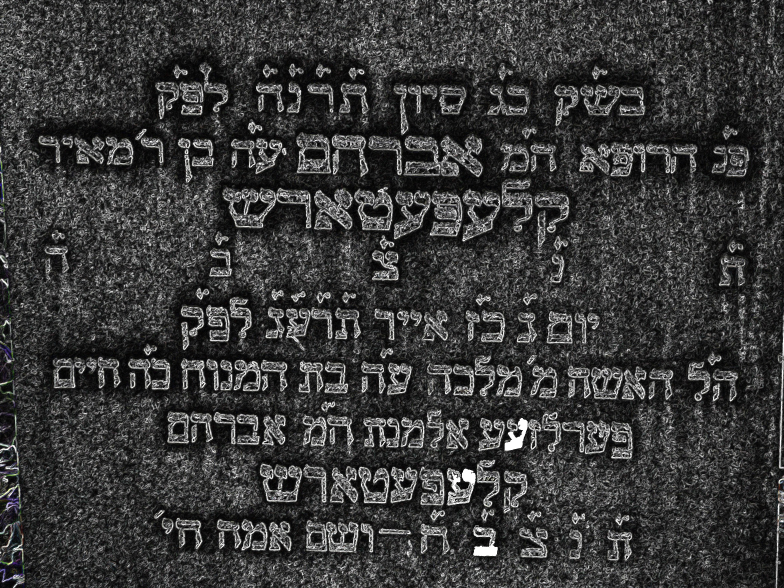
#> input picture image2-63-contours-output3.jpg, 2352 x 1764 px, given in place of test2.jpg, which was not available (shown at 1/3 size)
$ python autmatic_colors_detection.py
#> lines starting #> are read from the running program, lines starting #| are printed output that depends on the picture; pictures that were not available may be replaced by others from this repository, and a replacement may not be noted
#> further down, image is the input picture: shape (1764, 2352, 3); mean B, G, R 57.3, 57.6, 57.5
import cv2
import numpy as np
import os


def create_lut_1d(x, y):
    """Creates a 1D lookup table for given x and y curve points."""
    return np.interp(np.arange(256), x, y).astype(np.uint8)


def apply_curve(image, curve):
    """Applies the given curve (LUT) to each channel of the image."""
    return cv2.LUT(image, curve)


def save_contour_images(image, contours, base_filename):
    """Saves each contour as a separate image."""
    for i, contour in enumerate(contours):
        contour_img = np.zeros_like(image)
        cv2.drawContours(contour_img, [contour], -1, (255, 255, 255), thickness=cv2.FILLED)
        cv2.imwrite(f"{base_filename}-output{i + 1}.jpg", contour_img)


def process_image(image, luts, edge_bounds):
    """Processes the image with different LUTs and edge bounds, finds contours, and saves them."""
    height, width = image.shape[:2]
#> height = 1764; width = 2352
    count = 0
    i = 1
    edges = None
    image_with_contours = None
    print(len(luts))
    for lut in luts:
        output_image = image.copy()
        grid_positions = [(0, 0), (0, width // 2), (height // 2, 0), (height // 2, width // 2)]

        for idx, (start_y, start_x) in enumerate(grid_positions):
            end_y = start_y + height // 2
            end_x = start_x + width // 2
            region = output_image[start_y:end_y, start_x:end_x]
            if len(region.shape) == 3:  # Color image
                adjusted_region = cv2.merge([apply_curve(region[:, :, i], lut) for i in range(3)])
            else:  # Grayscale image
                adjusted_region = apply_curve(region, lut)
            output_image[start_y:end_y, start_x:end_x] = adjusted_region

        blurred_image = cv2.GaussianBlur(output_image, (5, 5), 0)
        print("AA")
        cv2.imwrite(f"test2-{i}.jpg",blurred_image,)
        for low, high in edge_bounds:
            edges = cv2.Canny(blurred_image, low, high)
            contours, _ = cv2.findContours(edges, cv2.RETR_EXTERNAL, cv2.CHAIN_APPROX_SIMPLE)
            filtered_contours = [cnt for cnt in contours if cv2.contourArea(cnt) > 1200]
#> this loop made 3 passes
#> pass 1, in process_image, `blurred_image = cv2.GaussianBlur(output_image, (5, 5), 0)`:
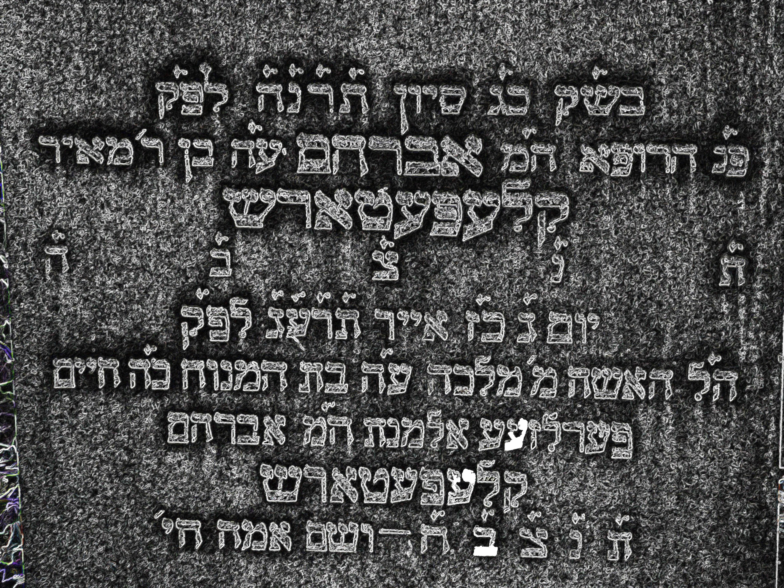
#> blurred_image: shape (1764, 2352, 3) (shown at 1/3 size); mean B, G, R 76.2, 76.6, 76.4
#> after the loop:
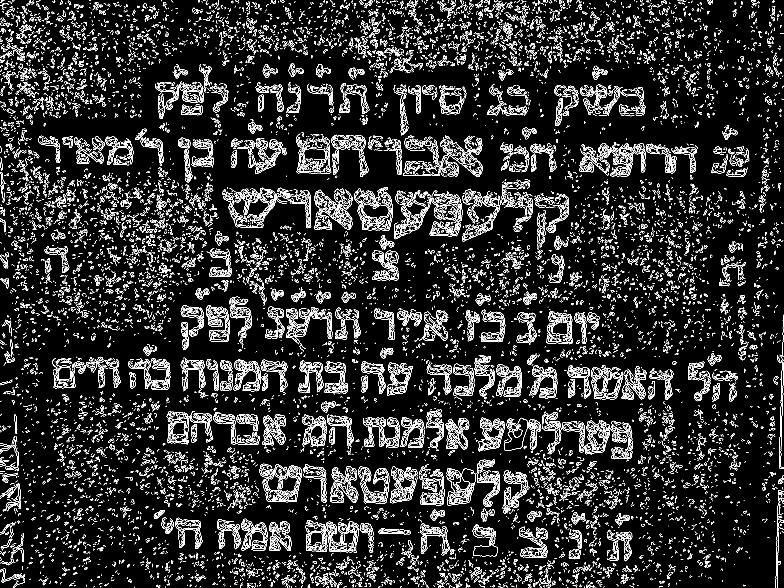
#> edges: shape (1764, 2352) (shown at 1/3 size); 7.7% white in thin lines or dots
#> after the loop:
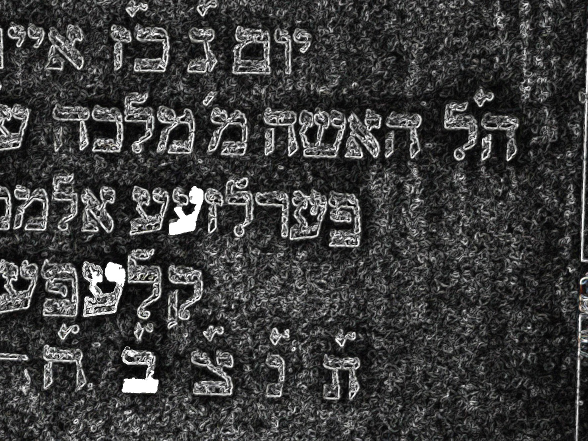
#> region: shape (882, 1176, 3) (shown at 1/2 size); mean B, G, R 60.2, 60.5, 60.4

            # [8 lines of commented-out code are left out]
dots = 10
positions = 1000
edge_array = 6

# Define the points for LUTs
points = [
    (np.array([0, 128, 255]), np.array([0, 180, 255])),  # Curve 1
    (np.array([0, 64, 192, 255]), np.array([0, 80, 200, 255])),  # Curve 2
    (np.array([0, 255]), np.array([0, 255]))  # Identity Curve
]

# Create LUTs
luts = [create_lut_1d(x, y) for x, y in points[:dots]]

# Generate edge detection bounds
edge_bounds = [(low, high) for low in np.linspace(0, 255, edge_array) for high in np.linspace(0, 255, edge_array) if
               low < high]

# Load an image
img = "test2.jpg"
image = cv2.imread(img)

# Process the image
process_image(image, luts, edge_bounds)

# Inform the user about the process completion
print("Contour images saved successfully.")
